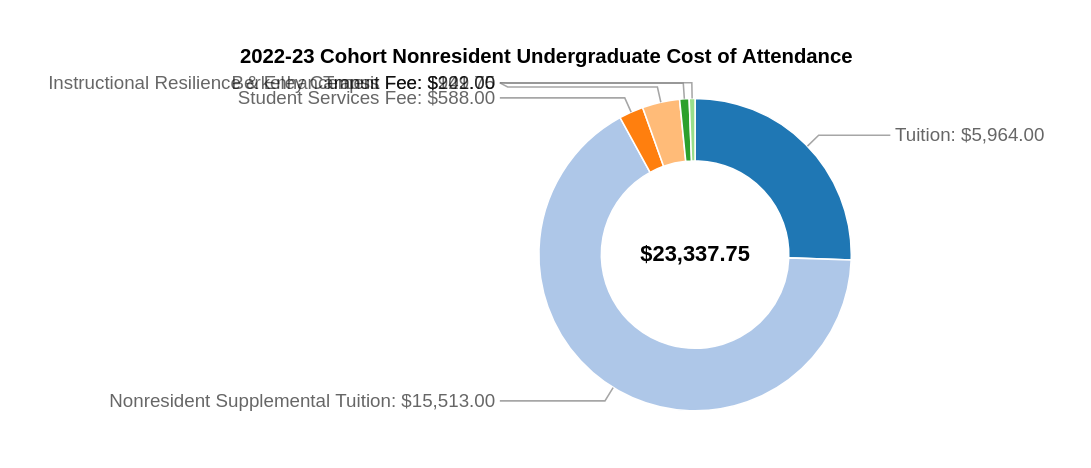

The Vega-Lite source for this figure:
### Vega specification from a JSON file in a GitHub repository (floating-point values rounded to 4 significant figures)
{"$schema": "https://vega.github.io/schema/vega/v6.json", "title": "2022-23 Cohort Nonresident Undergraduate Cost of Attendance", "description": "Donut with non-overlapping labels.", "width": 200, "height": 200, "autosize": "pad", "padding": 30, "signals": [{"name": "startAngle", "value": 0}, {"name": "sortField", "update": "''", "description": "Sort field if desired"}, {"name": "sortOrder", "update": "''", "description": "Sort order if desired (ascending or descending)"}, {"name": "labelFontSize", "init": "12", "description": "The font size used for labels"}, {"name": "labelHeight", "update": "labelFontSize", "description": "This is approximately the same as the label font size but can be adjusted if you want extra padding"}, {"name": "innerRadius", "update": "60"}, {"name": "outerRadius", "update": "100"}, {"name": "counter", "description": "Counter used to loop through an array", "value": 0, "on": [{"events": {"type": "timer", "throttle": 0}, "update": "counter<length(data('labelPositions'))?counter + 1:counter"}, {"events": {"signal": "leftRightCount"}, "update": "0"}]}, {"name": "shiftArray", "description": "An array of shift positions", "update": "{right: leftRightCount.right!=0? pluck(data('labelPositions')[0]['shiftArray'],'shift'):[], left: leftRightCount.left!=0? pluck(data('labelPositions')[leftRightCount.right]['shiftArray'],'shift'):[]}"}, {"name": "leftRightCountArray", "description": "Array of label sides", "update": "reverse(sort( pluck( data('labelPositions'), 'side')))"}, {"name": "leftRightCount", "description": "Count of  label sides", "update": "{right:lastindexof(leftRightCountArray,'right')+1,left:length(leftRightCountArray)- (lastindexof(leftRightCountArray,'right')+1)}"}, {"name": "p1", "description": "Used to loop through position array one element at a time with a running sum but reseting the counter to 0 if it ever goes negative", "value": {"right": 0, "left": 0}, "on": [{"events": {"signal": "leftRightCount"}, "update": "{'right': 0, 'left': 0}"}, {"events": {"signal": "counter"}, "update": "{right:shiftArray.right[counter-1]+p1.right<0?0:shiftArray.right[counter-1]+p1.right, left:shiftArray.left[counter-1]+p1.left<0?0:shiftArray.left[counter-1]+p1.left}", "force": true}]}, {"name": "p2", "description": "Used to reassemble the position array as a string with final shift positions", "value": {"right": [], "left": []}, "on": [{"events": {"signal": "leftRightCount"}, "update": "{'right': [], 'left': []}"}, {"events": {"signal": "p1"}, "update": "{right:length(p2.right)!=0? p1.right+','+p2.right:p1.right,left:length(p2.left)!=0? p1.left+','+p2.left:p1.left}"}]}, {"name": "shiftArrayRunning", "description": "Converts a string to an array and reverses", "update": "{right:reverse(split(p2.right,',')),left:reverse(split(p2.left,','))}"}], "data": [{"name": "table", "values": [{"id": "Tuition: $5,964.00", "value": 5964}, {"id": "Nonresident Supplemental Tuition: $15,513.00", "value": 15513}, {"id": "Student Services Fee: $588.00", "value": 588}, {"id": "Berkeley Campus Fee: $902.75", "value": 902.8}, {"id": "Transit Fee: $229.00", "value": 229.0}, {"id": "Instructional Resilience & Enhancement Fee: $141.00", "value": 141}], "transform": [{"type": "collect", "sort": {"field": {"signal": "sortField"}, "order": {"signal": "sortOrder"}}}, {"type": "pie", "field": "value", "startAngle": {"signal": "startAngle"}, "endAngle": {"signal": "round((2*PI)*10000)/10000+startAngle"}}, {"type": "formula", "as": "middleAngle", "expr": " (((datum.endAngle - datum.startAngle)/2) + datum.startAngle)-PI/2"}, {"type": "formula", "as": "side", "expr": "datum.middleAngle + PI/2  <= PI || datum.middleAngle + PI/2 >= 2*PI && datum.middleAngle + PI/2 <= PI*3?'right':'left'"}, {"type": "formula", "as": "x1", "expr": " (outerRadius *cos(datum.middleAngle))+width/2 "}, {"type": "formula", "as": "y1", "expr": " (outerRadius*sin(datum.middleAngle))+width/2 "}, {"type": "formula", "as": "x2", "expr": " ((outerRadius+10)*cos(datum.middleAngle))+width/2 "}, {"type": "formula", "as": "y2", "expr": " ((outerRadius+10)*sin(datum.middleAngle))+width/2 "}, {"type": "formula", "as": "x3", "expr": "datum.side== 'right'?outerRadius+(width/2)+20:(width/2)-outerRadius-20"}, {"type": "formula", "as": "bin", "expr": "0"}]}, {"name": "total", "source": ["table"], "transform": [{"type": "aggregate", "fields": ["value"], "ops": ["sum"], "as": ["total"]}]}, {"name": "leftExt", "source": ["table"], "transform": [{"type": "filter", "expr": "datum.side=='left'"}, {"type": "extent", "field": "y2", "signal": "leftExt"}]}, {"name": "rightExt", "source": ["table"], "transform": [{"type": "filter", "expr": "datum.side=='right'"}, {"type": "extent", "field": "y2", "signal": "rightExt"}]}, {"name": "labelSequenceRight", "transform": [{"type": "sequence", "start": {"signal": "rightExt[0]"}, "stop": {"signal": "(rightExt[1]+labelHeight)"}, "step": {"signal": "labelHeight"}, "as": "bin"}, {"type": "formula", "expr": "'right'", "as": "side"}]}, {"name": "labelSequenceLeft", "transform": [{"type": "sequence", "start": {"signal": "leftExt[0]"}, "stop": {"signal": "(leftExt[1]+labelHeight)"}, "step": {"signal": "labelHeight"}, "as": "bin"}, {"type": "formula", "expr": "'left'", "as": "side"}]}, {"name": "labelBinsRight", "source": ["rightExt", "labelSequenceRight"], "transform": [{"type": "bin", "field": "y2", "step": {"signal": "labelHeight"}, "extent": {"signal": "rightExt"}, "interval": false, "as": ["binTemp", "bin1"], "nice": false}, {"type": "formula", "expr": "datum.bin==0?datum.binTemp:datum.bin", "as": "bin"}]}, {"name": "labelBinsLeft", "source": ["leftExt", "labelSequenceLeft"], "transform": [{"type": "bin", "field": "y2", "step": {"signal": "labelHeight"}, "extent": {"signal": "leftExt"}, "interval": false, "as": ["binTemp", "bin1"], "nice": false}, {"type": "formula", "expr": "datum.bin==0?datum.binTemp:datum.bin", "as": "bin"}]}, {"name": "labelPositions", "source": ["labelBinsLeft", "labelBinsRight"], "transform": [{"type": "joinaggregate", "ops": ["count"], "as": ["count"], "groupby": ["side", "bin"]}, {"type": "filter", "expr": "datum.value != null || datum.count == 1"}, {"type": "formula", "expr": "datum.count-1", "as": "count"}, {"type": "collect", "sort": {"field": ["side", "bin"], "order": ["descending", "ascending"]}}, {"type": "window", "sort": {"field": ["bin", "y2"], "order": ["ascending", "ascending"]}, "ops": ["row_number"], "as": ["index"], "groupby": ["side"]}, {"type": "window", "sort": {"field": "index", "order": "ascending"}, "ops": ["row_number"], "groupby": ["side", "bin"]}, {"type": "formula", "expr": "datum.value==0?0:datum.row_number", "as": "row_number"}, {"type": "formula", "expr": "datum.value==null?-labelHeight:datum.row_number==1?0:labelHeight", "as": "shift"}, {"type": "collect", "sort": {"field": ["side", "index"], "order": ["descending", "ascending"]}}, {"type": "joinaggregate", "ops": ["values"], "as": ["shiftArray"], "fields": ["shift"], "groupby": ["side"]}]}, {"name": "labelPositionsFinal", "source": ["labelPositions"], "transform": [{"type": "collect", "sort": {"field": ["side", "index"], "order": ["descending", "ascending"]}}, {"type": "formula", "expr": "datum.side=='right'?toNumber(shiftArrayRunning.right[datum.index-1]):toNumber(shiftArrayRunning.left[datum.index-1])", "as": "shiftArrayRunning"}, {"type": "formula", "expr": "datum.shiftArrayRunning+datum.bin", "as": "binShifted"}, {"type": "formula", "as": "x4", "expr": "datum.side== 'right'?outerRadius+(width/2)+25:(width/2)-outerRadius-25"}, {"type": "window", "sort": {"field": "index", "order": "ascending"}, "ops": ["lead"], "fields": ["shift"], "groupby": ["side"]}, {"type": "formula", "as": "y4", "expr": "datum.y2>datum.binShifted&&datum.lead_shift<0?datum.y2:datum.binShifted"}, {"type": "formula", "as": "labelPath", "expr": "datum.value==null?'': 'M '+ datum.x1 + ' ' + datum.y1 + 'L'+ datum.x2 + ' ' + datum.y2 + ' H'+ datum.x3  +'L '+ datum.x4 + ' ' + datum.y4 "}]}], "scales": [{"name": "color", "type": "ordinal", "domain": {"data": "table", "field": "id"}, "range": {"scheme": "category20"}}], "marks": [{"type": "text", "name": "sum", "from": {"data": "total"}, "align": "center", "encode": {"enter": {"x": {"signal": "width / 2"}, "y": {"signal": "height / 2"}, "align": {"value": "center"}, "baseline": {"value": "middle"}, "fontSize": {"value": 14}, "fontWeight": {"value": "bold"}, "fill": {"value": "black"}}, "update": {"text": {"signal": "format(datum.total, '$,.2f')"}}}}, {"type": "arc", "from": {"data": "table"}, "encode": {"enter": {"fill": {"scale": "color", "field": "id"}, "x": {"signal": "width / 2"}, "y": {"signal": "height / 2"}, "stroke": {"value": "white"}}, "update": {"startAngle": {"field": "startAngle"}, "endAngle": {"field": "endAngle"}, "innerRadius": {"signal": "innerRadius"}, "outerRadius": {"signal": "outerRadius"}}}}, {"type": "path", "name": "labelPath", "from": {"data": "labelPositionsFinal"}, "encode": {"update": {"strokeWidth": {"value": 1}, "path": {"field": "labelPath"}, "stroke": {"value": "grey"}, "opacity": {"value": 0.7}}}}, {"type": "rect", "from": {"data": "labelPositionsFinal"}, "description": "Debug boxes. Opacity is set to zero but can be changed to better understand how the bins are being layed out", "encode": {"update": {"x": {"field": "x4"}, "y": {"field": "y4"}, "width": {"value": 20}, "height": {"signal": "labelHeight"}, "strokeWidth": {"value": 2}, "stroke": {"value": "grey"}, "fill": {"value": "#4682b4"}, "opacity": {"signal": "datum.value==null?0:0"}}}}, {"type": "text", "name": "labels", "from": {"data": "labelPositionsFinal"}, "encode": {"update": {"text": {"field": "id"}, "opacity": {"value": 0.6}, "fill": {"value": "black"}, "baseline": {"value": "middle"}, "align": {"signal": "datum.side=='left'?'right':'left'"}, "dx": {"signal": "datum.side=='left'?-3:3"}, "x": {"field": "x4"}, "y": {"field": "y4"}, "fontSize": {"signal": "labelFontSize"}}}}]}
